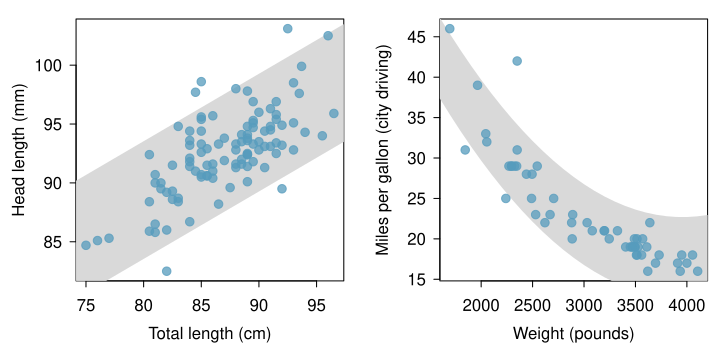

R code for this plot:
library(openintro)
data(COL)
data(possum)
data(cars)
myPDF('scattHeadLTotalLTube.pdf', 7.27, 3.455,
      mar = c(3.2, 3.8, 1, 1),
      mgp = c(2.4, 0.7, 0),
      mfrow = 1:2)
plot(possum$totalL, possum$headL,
     pch = 20,
     col = COL[1, 2],
     cex = 1.7,
     xlab = '',
     ylab = 'Head length (mm)',
     type = "n")
mtext("Total length (cm)", 1, line = 2.1)
g <- lm(headL ~ totalL, possum)
x <- c(0, 200, 200, 0, 0)
y <- 42.71 + c(-5, 0.5729 * 200 - 5, 0.5729 * 200 + 5, 5, -5)
polygon(x, y,
        col = COL[7],
        border = '#00000000')
points(possum$totalL, possum$headL,
       pch = 20,
       col = COL[1, 2],
       cex = 1.7)

plot(cars$weight, cars$mpgCity,
     pch = 20,
     col = COL[1, 2],
     cex = 1.7,
     xlab = '',
     ylab = 'Miles per gallon (city driving)',
     type = "n")
mtext("Weight (pounds)", 1, line = 2.1)
g <- lm(mpgCity ~ weight + I(weight^2), cars)
x <- c(seq(1000, 5000, 100), rev(seq(1000, 5000, 100)), 1000)
y <- 87.11 - 0.03508 * x + 0.000004432 * x^2 +
     5 * c(rep(-1, 41), rep(1, 41), -1)
polygon(x, y,
        col = COL[7],
        border = '#00000000')
points(cars$weight, cars$mpgCity,
       pch = 20,
       col = COL[1, 2],
       cex = 1.7)
dev.off()
